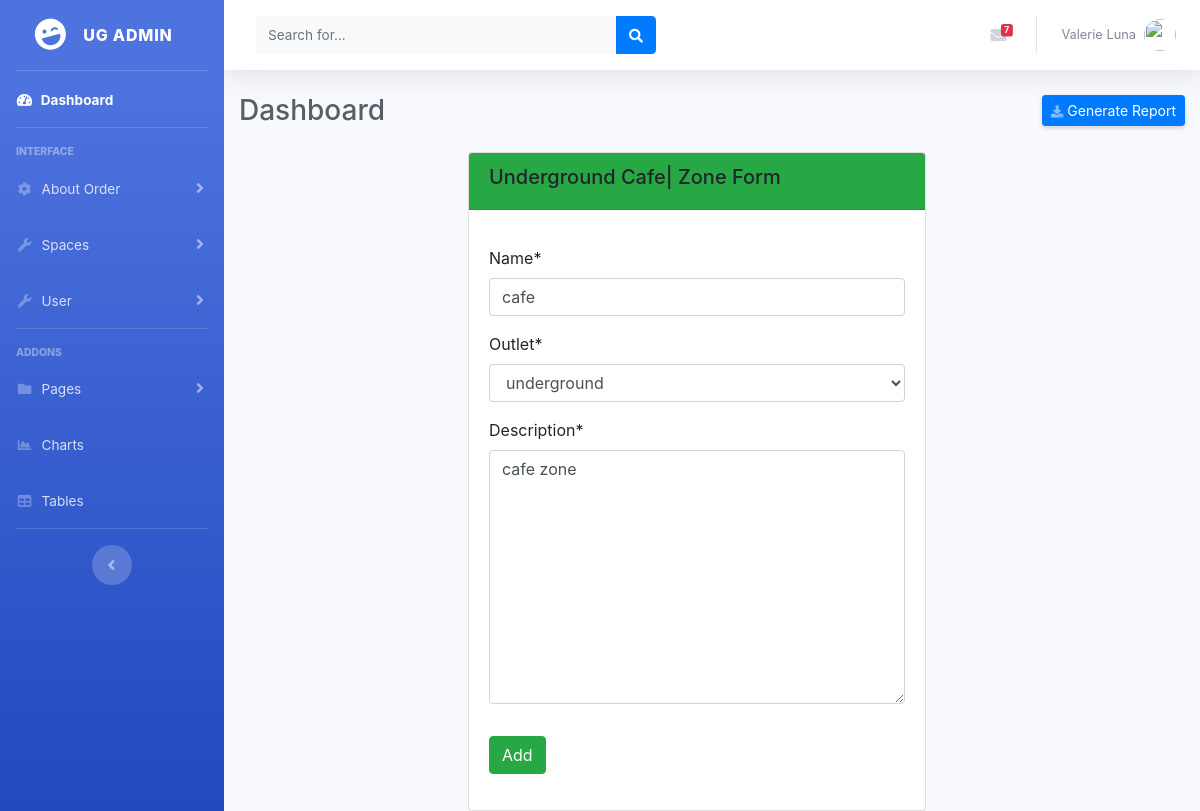
The page /spaces/zone/6/update on the database its author committed.
### spaces/models.py (models this page shows, shortened)
class Zone(models.Model):
    name=models.CharField(max_length=255)
    outlet=models.ForeignKey(Outlet,on_delete=models.CASCADE)
    description=models.TextField()
    class Meta:
        unique_together=('name','outlet')

class Outlet(models.Model):
    name=models.CharField(max_length=255,unique=True)
    full_address=models.CharField(max_length=255)
    phone_no=models.CharField(max_length=10)
    def __str__(self):
        return self.name

### spaces/views.py (the view)
# urls.py: path('zone/<int:id>/update',views.update_zone,name='update_zone'),
def update_zone(request, id):
    myzone = Zone.objects.get(id=id)
    if request.method == 'POST':
        form = ZoneForm(request.POST, request.FILES, instance = myzone)
        if form.is_valid():
            form.save()
            return redirect('list_outlets')
    zoneform=ZoneForm(instance = myzone)
    return render(request, 'addzone.html', {'form':zoneform})

### spaces/forms.py
class ZoneForm(forms.ModelForm):
    class Meta:
        model = Zone
        fields = '__all__'

### templates/addzone.html (shortened to what this page needs)
{% extends 'base.html' %}
{% load static %}
{% load crispy_forms_tags %}
{% block content %}
<div class="row">
    <div class="col-md-3"></div>
    <div class="col-md-6">
            <div class="card">
                    <div class="card-header bg-success mb-3">
                      <h5>Underground Cafe| Zone Form</h5>
                    </div>
                    <div class="card-body">
                            <form method="POST" class="post-form" enctype="multipart/form-data">
                                <div class="form-group">
                                    <fieldset class="form-group">
                                        {{form | crispy}}
                                    </fieldset>
                                    <div class="form-group">
                                        <button type="submit" class="btn btn-success">Add</button>
                                    </div>
                                </div>
                            </form>
                    </div>
                </div>
            </div>
        <div class="col-md-3"></div>
    </div>
{% endblock %}

### rows shown on the page
Zone: name "cafe", outlet "underground", description "cafe zone"
